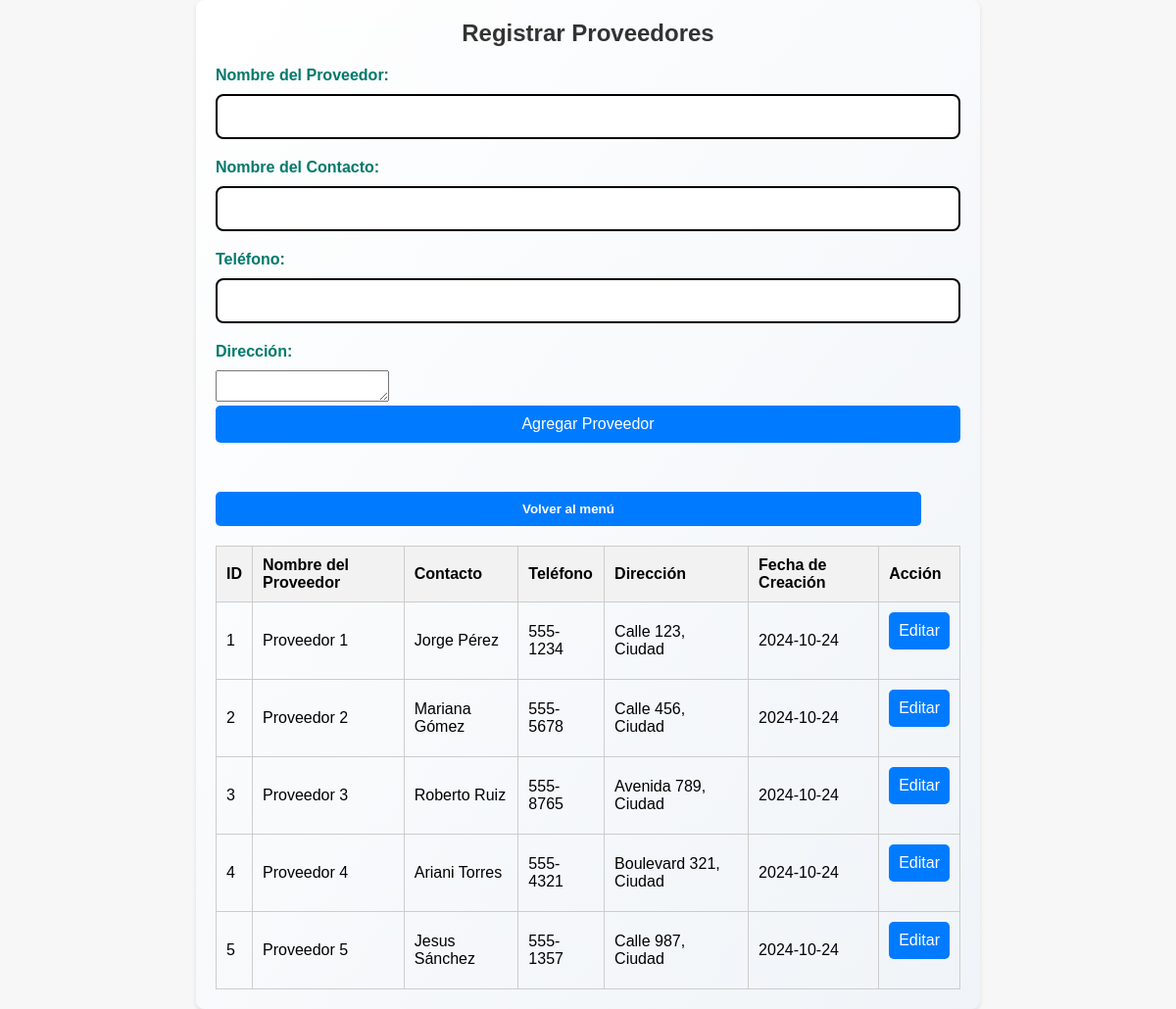
/registrar_proveedores.php (signed in), run on the app's committed database.
### tables this page shows
CREATE TABLE `proveedores` (
  `id` int(11) NOT NULL,
  `nombre_proveedor` varchar(100) DEFAULT NULL,
  `contacto` varchar(100) DEFAULT NULL,
  `telefono` varchar(15) DEFAULT NULL,
  `direccion` text DEFAULT NULL,
  `created_at` date DEFAULT NULL
);

### permisos.php (called while the page is built)
<?php
function verificarPermisos($perfil, $tabla, $accion) {
    $permisos = [
        'root' => ['ver' => '*', 'editar' => '*'],
        'gerente' => [
            'ver' => '*',
            'editar' => ['clientes', 'productos', 'ventas', 'proveedores', 'almacen', 'detalles_venta', 'categorias']
        ],
        'secretaria' => [
            'ver' => ['clientes', 'productos', 'ventas', 'proveedores', 'almacen', 'detalles_venta', 'categorias'],
            'editar' => ['clientes', 'productos', 'ventas', 'detalles_venta', 'categorias']
        ],
        'empleado' => [
            'ver' => ['clientes', 'productos', 'ventas', 'detalles_venta', 'categorias'],
            'editar' => ['ventas', 'clientes','detalles_venta']
        ]
    ];
     if ($permisos[$perfil][$accion] === '*') {
        return true;
    }
    return in_array($tabla, $permisos[$perfil][$accion]);
}

### registrar_proveedores.php (the view, shortened to what this page needs)
<?php
include 'permisos.php';
$perfil = $_SESSION['perfil'];
$host = "localhost";
$user = "root";
$pass = "";
$dbname = "tienda-f";
$conn = new mysqli($host, $user, $pass, $dbname);
$sql = "SELECT * FROM proveedores";
$result = $conn->query($sql);
?>
<!DOCTYPE html>
<html lang="es">
<head>
    <link rel="stylesheet" href="styles.css">
</head>
<body>
    <div class="container">
        <h1>Registrar Proveedores</h1>
        <form method="POST" action="">
            <label for="nombre_proveedor">Nombre del Proveedor:</label>
            <input type="text" id="nombre_proveedor" name="nombre_proveedor" required>
            <label for="contacto">Nombre del Contacto:</label>
            <input type="text" id="contacto" name="contacto" required>
            <label for="telefono">Teléfono:</label>
            <input type="text" id="telefono" name="telefono" required>
            <label for="direccion">Dirección:</label>
            <textarea id="direccion" name="direccion" required></textarea>
            <input type="submit" name="agregar" value="Agregar Proveedor" class="btn">
        </form>
        <div class="button-group">
            <form method="POST" action="<?php
                if ($_SESSION['perfil'] === 'root') {
                    echo 'root.php';
                } elseif ($_SESSION['perfil'] === 'secretaria') {
                    echo 'lorena.php';
                } elseif ($_SESSION['perfil'] === 'gerente') {
                    echo 'cristian.php';
                } elseif ($_SESSION['perfil'] === 'empleado') {
                    echo 'jeremy.php';
                }
            ?>">
                <button type="submit" class="btn">Volver al menú</button>
            </form>
        </div>
        <table>
            <tr>
                <th>ID</th>
                <th>Nombre del Proveedor</th>
                <th>Contacto</th>
                <th>Teléfono</th>
                <th>Dirección</th>
                <th>Fecha de Creación</th>
                <?php if (verificarPermisos($perfil, 'proveedores', 'editar')): ?>
                    <th>Acción</th>
                <?php endif; ?>
            </tr>
            <?php if ($result->num_rows > 0) {
                while ($row = $result->fetch_assoc()) { ?>
                    <tr>
                        <td><?php echo $row['id']; ?></td>
                        <td>
                            <?php if (isset($_POST['editar']) && $_POST['proveedor_id'] == $row['id']): ?>
                                <form method="POST" action="">
                                    <input type="hidden" name="proveedor_id" value="<?php echo $row['id']; ?>">
                                    <input type="text" name="nombre_proveedor" value="<?php echo $row['nombre_proveedor']; ?>" required>
                                    <input type="text" name="contacto" value="<?php echo $row['contacto']; ?>" required>
                                    <input type="text" name="telefono" value="<?php echo $row['telefono']; ?>" required>
                                    <textarea name="direccion" required><?php echo $row['direccion']; ?></textarea>
                                    <input type="submit" value="Guardar" class="btn">
                                </form>
                            <?php else: ?>
                                <?php echo $row['nombre_proveedor']; ?>
                            <?php endif; ?>
                        </td>
                        <td><?php echo $row['contacto']; ?></td>
                        <td><?php echo $row['telefono']; ?></td>
                        <td><?php echo $row['direccion']; ?></td>
                        <td><?php echo $row['created_at']; ?></td>
                        <?php if (verificarPermisos($perfil, 'proveedores', 'editar')): ?>
                            <td>
                                <form method="POST" action="">
                                    <input type="submit" name="editar" value="Editar" class="btn">
                                </form>
                            </td>
                        <?php endif; ?>
                    </tr>
                <?php }
            } else {
                echo "<tr><td colspan='7'>No hay proveedores registrados.</td></tr>";
            } ?>
        </table>
    </div>
</body>
</html>

### styles.css (style rules this page uses)
* { margin: 0; padding: 0; box-sizing: border-box; }
body { font-family: 'Arial', sans-serif; background-color: #f5f5f5; display: flex; justify-content: center; align-items: center; min-height: 100vh; padding: 20px; }
.container { width: 90%; max-width: 500px; background: linear-gradient(to bottom right, #ffffff, #f0f4f8); padding: 30px; border-radius: 15px; box-shadow: 0 10px 30px rgba(0, 0, 0, 0.15); transition: box-shadow 0.3s ease; }
h2, h1 { text-align: center; color: #000000; margin-bottom: 20px; font-size: 24px; }
label { display: block; margin-bottom: 10px; font-weight: bold; color: #00796b; }
input { width: 100%; padding: 12px; margin-bottom: 20px; border: 2px solid #000000; border-radius: 8px; font-size: 16px; transition: border-color 0.3s ease, box-shadow 0.3s ease; }
button { background-color: #2600ff; color: #ffffff; padding: 12px; border: none; border-radius: 5px; cursor: pointer; font-weight: bold; width: calc(100% - 40px); margin-top: 10px; transition: background-color 0.3s; position: relative; }
.button-group { display: flex; justify-content: space-between; margin-top: 20px; gap: 10px; }
.button-group a, .button-group button { flex: 1; }
.button-group { display: block; margin-top: 20px; }

### registrar_proveedores.php (style rules this page uses)
body { font-family: Arial, sans-serif; margin: 0; padding: 0; background-color: #f7f7f7; }
.container { max-width: 800px; margin: 0 auto; padding: 20px; background-color: white; border-radius: 8px; box-shadow: 0 2px 4px rgba(0, 0, 0, 0.1); }
h1 { text-align: center; color: #333; }
table { width: 100%; border-collapse: collapse; margin-top: 20px; }
th, td { border: 1px solid #ccc; padding: 10px; text-align: left; }
th { background-color: #f2f2f2; }
.btn { padding: 10px; color: white; background-color: #007bff; border: none; border-radius: 5px; cursor: pointer; }

### data on the page
proveedores: id "1", nombre_proveedor "Proveedor 1", contacto "Jorge Pérez", telefono "555-1234", direccion "Calle 123, Ciudad", created_at "2024-10-24"
proveedores: id "2", nombre_proveedor "Proveedor 2", contacto "Mariana Gómez", telefono "555-5678", direccion "Calle 456, Ciudad", created_at "2024-10-24"
proveedores: id "3", nombre_proveedor "Proveedor 3", contacto "Roberto Ruiz", telefono "555-8765", direccion "Avenida 789, Ciudad", created_at "2024-10-24"
proveedores: id "4", nombre_proveedor "Proveedor 4", contacto "Ariani Torres", telefono "555-4321", direccion "Boulevard 321, Ciudad", created_at "2024-10-24"
proveedores: id "5", nombre_proveedor "Proveedor 5", contacto "Jesus Sánchez", telefono "555-1357", direccion "Calle 987, Ciudad", created_at "2024-10-24"
